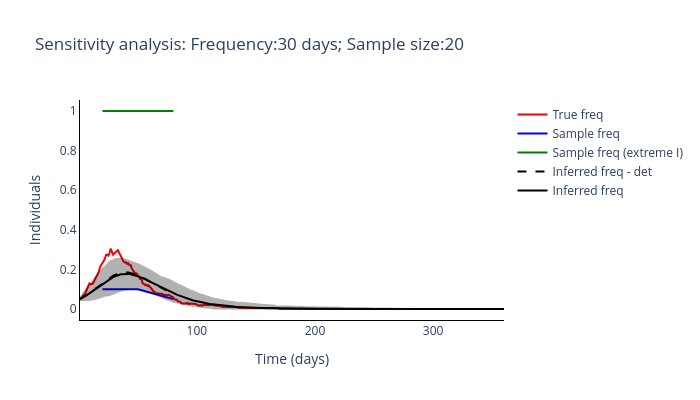

Notebook code cell kept with this figure:
### Code cell
routine_run(freq_samplying_range[5], sample_size_range[0])

### Figure 1 — Plotly figure (JSON) as saved in the notebook; plotly's stock layout.template omitted (floating-point values rounded to 4 significant figures; data arrays with more than 128 entries replaced by an {"elided": "..."} marker saying what was removed)
{"data": [{"line": {"color": "red"}, "mode": "lines", "name": "True freq", "type": "scatter", "x": {"elided": "360 int values"}, "y": {"elided": "360 float values"}}, {"line": {"color": "blue"}, "mode": "lines", "name": "Sample freq", "type": "scatter", "x": [20, 50, 80], "y": [0.1, 0.1, 0.05]}, {"line": {"color": "green"}, "mode": "lines", "name": "Sample freq (extreme I)", "type": "scatter", "x": [20, 50, 80], "y": [1, 1, 1]}, {"line": {"color": "black", "dash": "dash"}, "mode": "lines", "name": "Inferred freq - det", "type": "scatter", "x": {"elided": "360 int values"}, "y": [0.05, 0.05318, 0.05651, 0.05998, 0.06361, 0.06738, 0.0713, 0.07536, 0.07955, 0.08386, 0.08829, 0.09283, 0.09745, 0.1022, 0.107, 0.1118, 0.1167, 0.1215, 0.1264, 0.1311, 0.1358, 0.1404, 0.1449, 0.1492, 0.1533, 0.1573, 0.1611, 0.1646, 0.1679, 0.1709, 0.1737, 0.1762, 0.1784, 0.1803, 0.1819, 0.1831, 0.1841, 0.1847, 0.185, 0.1849, 0.1846, 0.184, 0.1831, 0.182, 0.1806, 0.179, 0.1771, 0.175, 0.1727, 0.1703, 0.1676, 0.1649, 0.1619, 0.1589, 0.1558, 0.1525, 0.1492, 0.1459, 0.1425, 0.1392, 0.1358, 0.1323, 0.1289, 0.1255, 0.1221, 0.1187, 0.1154, 0.112, 0.1087, 0.1055, 0.1023, 0.09913, 0.09603, 0.09299, 0.09002, 0.0871, 0.08425, 0.08146, 0.07874, 0.07608]}, {"line": {"color": "black"}, "mode": "lines", "name": "Inferred freq", "type": "scatter", "x": {"elided": "360 int values"}, "y": {"elided": "360 float values"}}, {"fill": "toself", "fillcolor": "black", "line": {"color": "black"}, "mode": "lines", "name": "Inferred freq", "opacity": 0.3, "showlegend": false, "type": "scatter", "x": {"elided": "720 int values"}, "y": {"elided": "720 float values"}}], "layout": {"height": 400, "plot_bgcolor": "white", "title": {"text": "Sensitivity analysis: Frequency:30 days; Sample size:20"}, "width": 700, "xaxis": {"linecolor": "black", "title": {"text": "Time (days)"}}, "yaxis": {"linecolor": "black", "title": {"text": "Individuals"}}}}
